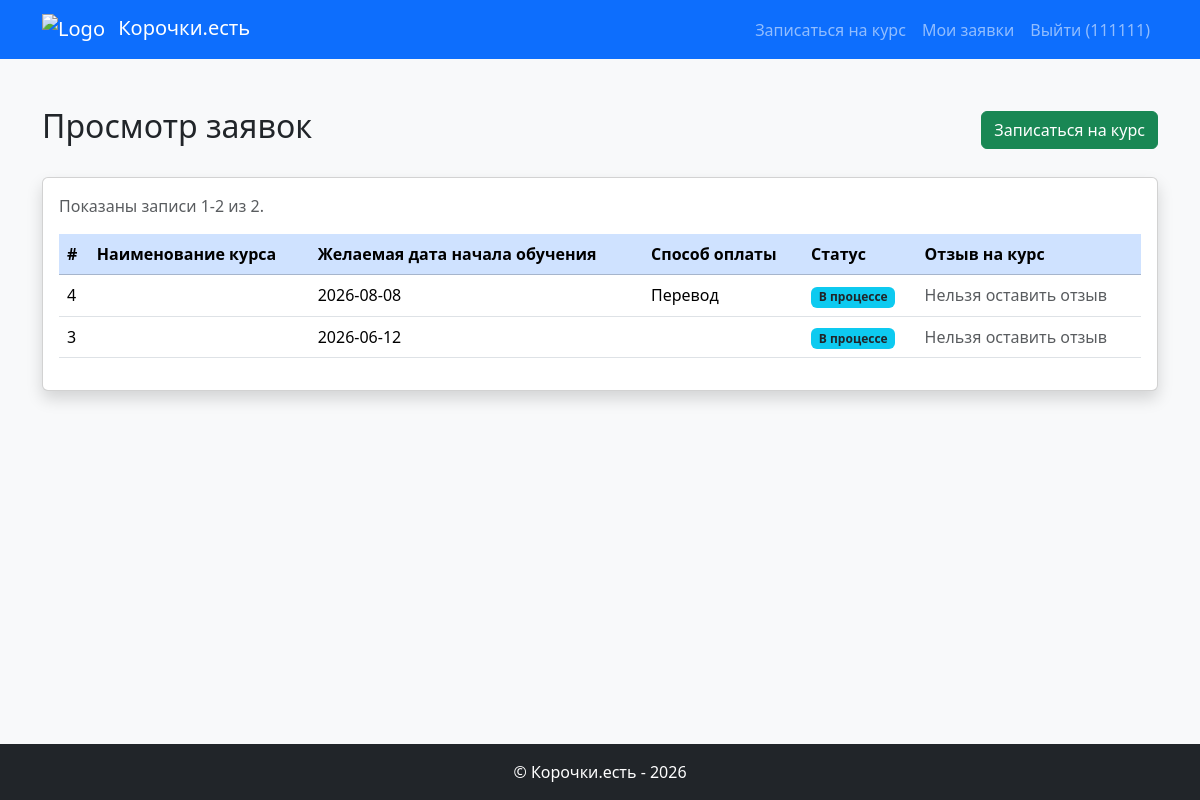
/applications.php (signed in), run on the app's committed database.
### tables this page shows
CREATE TABLE `course` (
  `id` int(11) NOT NULL,
  `user_id` int(11) NOT NULL,
  `course_name` enum('Основы алгоритмизации и программирования','Основы веб-дизайна','Основы проектирования баз данных') NOT NULL,
  `start_date` date NOT NULL,
  `payment_method` enum('Наличные','Перевод') NOT NULL,
  `status` enum('Новый','В процессе') NOT NULL
);

### applications.php (the view, shortened to what this page needs)
<?php
require 'db.php';
$user_id = $_SESSION['user_id'];
$stmt = $pdo->prepare("SELECT * FROM course WHERE user_id = ? ORDER BY id DESC");
$stmt->execute([$user_id]);
$applications = $stmt->fetchAll();
?>
<!DOCTYPE html>
<html lang="ru">
<head>
    <link rel="stylesheet" href="bootstrap.min.css">
</head>
<body class="d-flex flex-column min-vh-100 m-0 bg-light">
    <nav class="navbar navbar-expand-lg navbar-dark bg-primary">
        <div class="container">
            <a class="navbar-brand" href="index.php">
                <img src="logo2.png" alt="Logo" height="32" class="d-inline-block align-text-top me-2">
                Корочки.есть
            </a>
            <div class="collapse navbar-collapse" id="navbarNav">
                <ul class="navbar-nav ms-auto">
                    <li class="nav-item">
                        <a class="nav-link" href="course-form.php">Записаться на курс</a>
                    </li>
                    <li class="nav-item">
                        <a class="nav-link" href="applications.php">Мои заявки</a>
                    </li>
                    <li class="nav-item">
                        <a class="nav-link" href="auth.php?logout">Выйти (<?= htmlspecialchars($_SESSION['username']) ?>)</a>
                    </li>
                </ul>
            </div>
        </div>
    </nav>
    <main class="container mt-5 flex-grow-1">
        <div class="d-flex justify-content-between align-items-center mb-4">
            <h2>Просмотр заявок</h2>
            <a href="course-form.php" class="btn btn-success">Записаться на курс</a>
        </div>
        <div class="card shadow">
            <div class="card-body">
                <p class="text-muted">Показаны записи 1-<?= count($applications) ?> из <?= count($applications) ?>.</p>
                <?php if (empty($applications)): ?>
                    <div class="text-center py-5">
                        <h5 class="text-muted">У вас пока нет заявок</h5>
                        <p class="text-muted">Запишитесь на первый курс!</p>
                        <a href="course-form.php" class="btn btn-primary">Записаться на курс</a>
                    </div>
                <?php else: ?>
                    <div class="table-responsive">
                        <table class="table table-hover">
                            <thead class="table-primary">
                                <tr>
                                    <th>#</th>
                                    <th>Наименование курса</th>
                                    <th>Желаемая дата начала обучения</th>
                                    <th>Способ оплаты</th>
                                    <th>Статус</th>
                                    <th>Отзыв на курс</th>
                                </tr>
                            </thead>
                            <tbody>
                                <?php foreach ($applications as $app): ?>
                                    <tr>
                                        <td><?= htmlspecialchars($app['id']) ?></td>
                                        <td>
                                        </td>
                                        <td><?= htmlspecialchars($app['start_date']) ?></td>
                                        <td><?= htmlspecialchars($app['payment_method']) ?></td>
                                        <td><span class="badge bg-info text-dark"><?= htmlspecialchars($app['status']) ?></span></td>
                                        <td>
                                            <?php if ($app['status'] === 'завершен'): ?>
                                                <button class="btn btn-sm btn-primary">Оставить отзыв</button>
                                            <?php else: ?>
                                                <span class="text-muted">Нельзя оставить отзыв</span>
                                            <?php endif; ?>
                                        </td>
                                    </tr>
                                <?php endforeach; ?>
                            </tbody>
                        </table>
                    </div>
                <?php endif; ?>
            </div>
        </div>
    </main>
    <footer class="bg-dark text-white text-center py-3 mt-auto">
        <div class="container">
            <p class="mb-0">&copy; Корочки.есть - 2026</p>
        </div>
    </footer>
</body>
</html>

### data on the page
course: id "4", start_date "2026-08-08", payment_method "Перевод", status "В процессе", shows "Нельзя оставить отзыв"
course: id "3", start_date "2026-06-12", status "В процессе", shows "Нельзя оставить отзыв"

### other printed values
$_SESSION['username'] "111111"
count($applications) "2"
